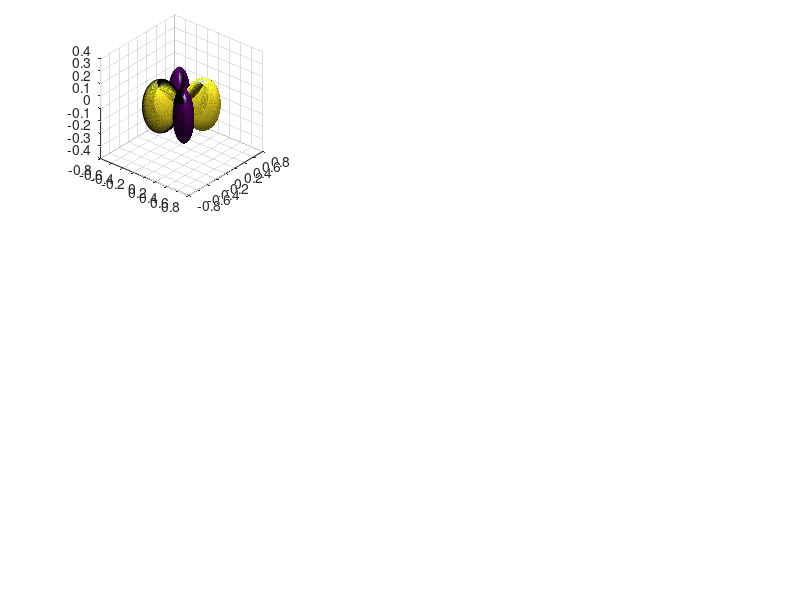

MATLAB code for this plot: (Note: this script raises an error after producing the figure.)
function spharmPlot(L, resolution)
% This function plots base spherical harmonic functions in their real forms
%
% Syntax: 
% spharmPlot(L, resolution)
% spharmPlot(L)
% spharmPlot()
%
% Inputs:% 
% L: degree of the functions, default value = 2;
% resolution: resolution of sphere surface, default value = 500.
%
% Results:
% green regions represent negative values
% red regions represent positive values
%
% Reference: http://en.wikipedia.org/wiki/Spherical_harmonics
% 
% Written by Mengliu Zhao, School of Computing Science, Simon Fraser University
% Update Date: 2014/Dec/03

if nargin < 1
	L = 2;
	resolution = 500;
end
if nargin < 2
	resolution = 500;
end

% discretize sphere surface
delta = pi/resolution;
theta = 0:delta:pi; % altitude
phi = 0:2*delta:2*pi; % azimuth
[phi,theta] = meshgrid(phi,theta);

% set figure background to white
figure('Color',[1 1 1])
for M = -L:L
	% Legendre polynomials
	P_LM = legendre(L,cos(theta(:,1)));
	P_LM = P_LM(abs(M)+1,:)';
	P_LM = repmat(P_LM, [1, size(theta, 1)]);

	% normalization constant
	N_LM = sqrt((2*L+1)/4/pi*factorial(L-abs(M))/factorial(L+abs(M)));
		
	% base spherical harmonic function
	if M>=0
		Y_LM = sqrt(2) * N_LM * P_LM .* cos(M*phi);
	else		
		Y_LM = sqrt(2) * N_LM * P_LM .* sin(abs(M)*phi);
	end
	
	% map to sphere surface
	r = Y_LM;	
	r = Y_LM;	
	x = abs(r).*sin(theta).*cos(phi); 
	y = abs(r).*sin(theta).*sin(phi);
	z = abs(r).*cos(theta);

	% visualization
	subplot(ceil(sqrt(2*L+1)),ceil(sqrt(2*L+1)),M+1+L)
	h = surf(x,y,z,double(r>=0));
	
	% adjust camera view
	view(40,30)
	camzoom(1.5)
	camlight left
	camlight right
	lighting phong

	axis([-1 1 -1 1 -1 1])
    xlabel('x');
    ylabel('y');
	
	% map positive regions to red, negative regions to green
	colormap(redgreencmap([2]))
	
	% hide edges
	set(h, 'LineStyle','none')
	
	grid off
	text(0,-.5,-1,['L = ', num2str(L), ', M = ', num2str(M)])
end